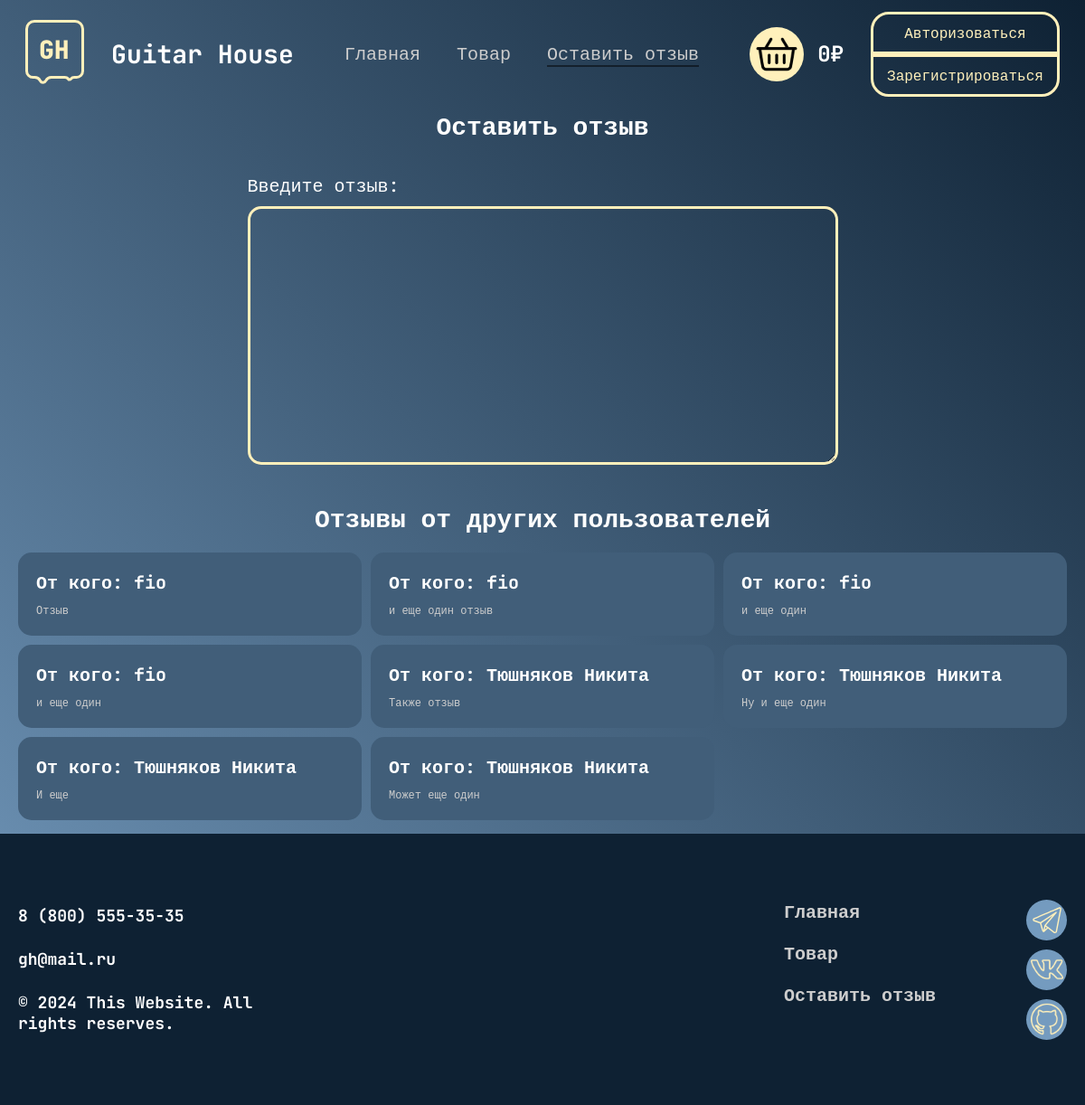
/contact, run on an earlier commit of the app's database.
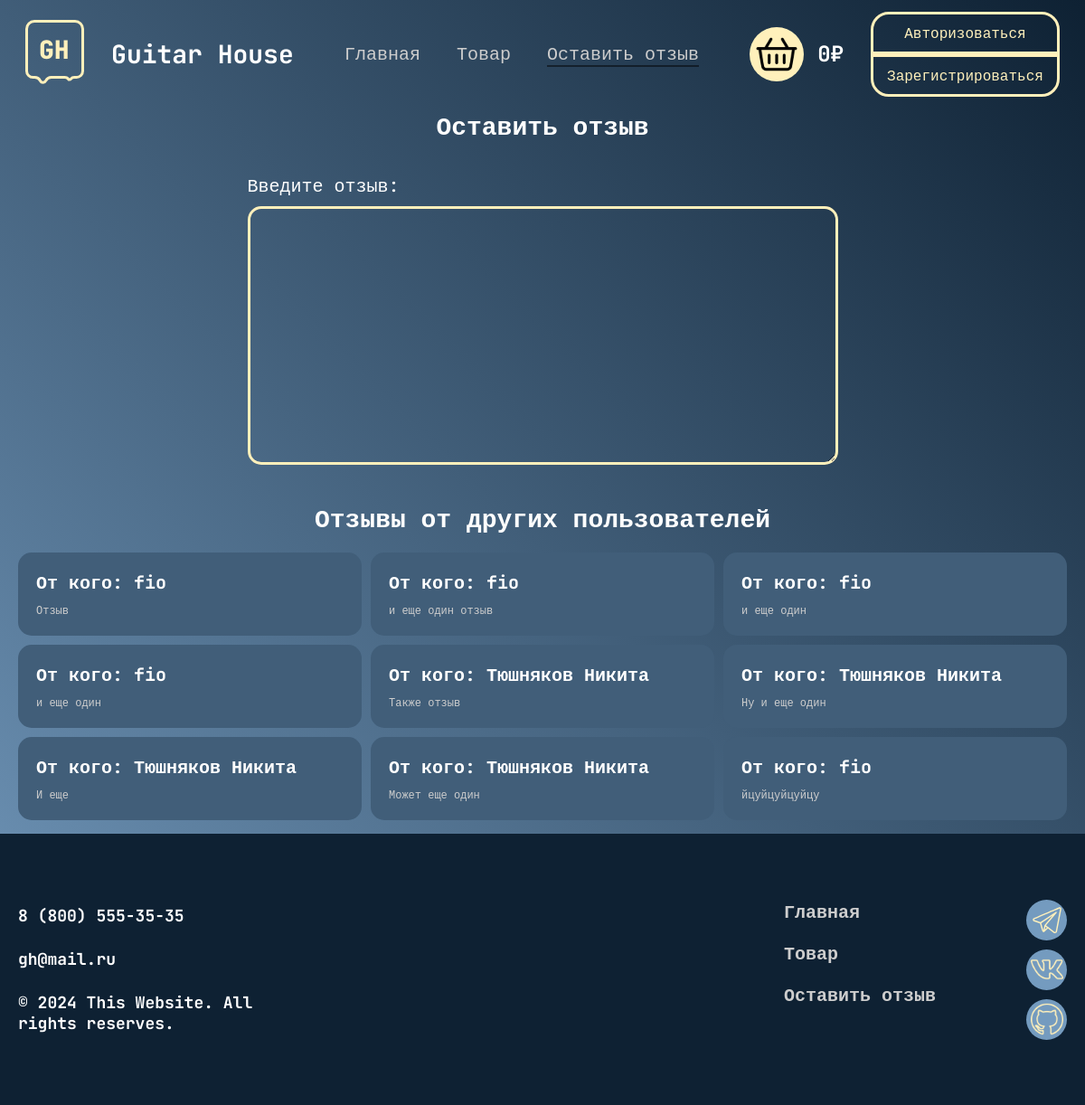
And on a later commit of the database.
### data/feedbacks.py (models this page shows)
class Feedback(SqlAlchemyBase, UserMixin, SerializerMixin):
    __tablename__ = 'feedbacks'
    id = sqlalchemy.Column(sqlalchemy.Integer,
                           primary_key=True, autoincrement=True)
    text = sqlalchemy.Column(sqlalchemy.String,
                                    default="NULL")
    date = sqlalchemy.Column(sqlalchemy.DateTime,
                             default=datetime.datetime.now)
    user_id = sqlalchemy.Column(sqlalchemy.Integer,
                                sqlalchemy.ForeignKey("users.id"))
    user = orm.relationship('User')

### data/users.py (models this page shows, shortened)
class User(SqlAlchemyBase, UserMixin, SerializerMixin):
    __tablename__ = 'users'
    id = sqlalchemy.Column(
        sqlalchemy.Integer,
        primary_key=True,
        autoincrement=True
    )
    email = sqlalchemy.Column(
        sqlalchemy.String,
        index=True,
        unique=True,
    )
    full_name = sqlalchemy.Column(sqlalchemy.String)
    age = sqlalchemy.Column(sqlalchemy.Integer)
    birthday = sqlalchemy.Column(
        sqlalchemy.DateTime,
        default=datetime.datetime.now
    )
    hashed_password = sqlalchemy.Column(sqlalchemy.String)
    product = orm.relationship("Product", back_populates='user')
    feedback = orm.relationship("Feedback", back_populates='user')
    cart = orm.relationship("Cart", back_populates='user')

### main.py (the view, shortened to what this page needs)
@app.route('/contact', methods=['GET', 'POST'])
def contact():
    form = FeedbackForm()
    db_sess = db_session.create_session()
    s = 0
    try:
        sum_price = db_sess.query(Cart.price).filter(Cart.user_id == current_user.id)
        for i in sum_price:
            s += i[0]
    except AttributeError:
        s = 0
    feedback = db_sess.query(Feedback).all()
    return render_template(
        'contact.html',
        title='Guitar House / Контакты',
        css=url_for('static', filename='css/contact.css'),
        js=url_for('static', filename='js/main.js'),
        form=form,
        feedback=feedback,
        sum_price=s
    )

### forms/feedback.py
class FeedbackForm(FlaskForm):
    text = TextAreaField("Введите отзыв: ", validators=[DataRequired()])
    submit = SubmitField('Оставить отзыв')

### data/db_session.py (called while the page is built)
def create_session() -> Session:
    global __factory
    return __factory()

### templates/contact.html (shortened to what this page needs)
{% extends "base.html" %}
{% block content %}
<main>
  <section class="leave-feedback">
    <article>
      <h1>Оставить отзыв</h1>
    </article>
    <div class="container">
      <form action="/contact" method="post">
        <div>
          {{ form.text.label }}
          {{ form.text(cols="50", rows="10") }}
        </div>
      </form>
    </div>
  </section>
  <section class="feedbacks">
    <div class="container">
      <div class="feedbacks__wraper">
        <article>
          <h1>Отзывы от других пользователей</h1>
        </article>
        <div class="feedbacks__items">
          {% for item in feedback %}
            <div class="item{{item.id}} item">
              <h3>От кого: {{ item.user.full_name }} </h3>
              <p>
                {{ item.text }}
              </p>
            </div>
          {% else %}
            <h1 class="no-feedback">Отзывов пока что нет</h1>
          {% endfor %}
        </div>
      </div>
    </div>
  </section>
</main>
{% endblock %}

### templates/base.html (shortened to what this page needs)
<!DOCTYPE html>
<html lang="en">
  <head>
    <link rel="stylesheet" href="{{ css }}">
  </head>
  <body>
    <div class="wraper">
      <header>
        <a class="header__logo" href="/">
          <img src="{{ url_for('static', filename='img/logo.svg') }}" alt="logo">
          <h2>Guitar House</h2>
        </a>
        <nav class="header__navigation">
          <ul>
            <li><a href="/"> Главная</a></li>
            <li><a href="/shop"> Товар</a></li>
            <li><a href="/contact"> Оставить отзыв</a></li>
          </ul>
        </nav>
        <section class="header__blocks">
          <a class="header__cart cart" href="/cart">
            <div class="cart__icon"> <img src="{{ url_for('static', filename='img/cart.svg') }}" alt="cart-icon"></div>
            <h3 class="cart__sum">{{ sum_price }}₽</h3></a>
          {% if current_user.is_authenticated %}
            <div class="header__btn-acc btn-acc">
              <form action="/account">
                <button class="btn btn_acc">
                  {{ current_user.full_name }}
                </button>
              </form>
            </div>
          {% else %}
            <div class="header__btn-auto-reg btn-auto-reg">
              <form action="/login">
                <button class="btn btn_auto">Авторизоваться</button>
              </form>
              <form action="/registr">
                <button class="btn btn_reg">Зарегистрироваться </button>
              </form>
            </div>
          {% endif %}
        </section>
      </header>
      {% block content %}{% endblock %}
      <footer>
        <div class="container">
          <div class="footer__wraper">
            <section class="footer__text">
              <h3 class="text__number">8 (800) 555-35-35</h3>
              <h3 class="text__email">gh@mail.ru</h3>
              <h3 class="text__right">&copy; 2024 This Website. All rights reserves.</h3>
            </section>
            <nav class="footer__navigation">
              <ul class="footer__sites">
                <li> <a href="/">Главная</a></li>
                <li> <a href="/shop">Товар</a></li>
                <li> <a href="/contact">Оставить отзыв</a></li>
              </ul>
              <div class="footer__tg">
                <a href="https://t.me/MamaKupiSnikers" target="_blank">
                  <img src="{{ url_for('static', filename='img/tg.svg') }}" alt="tg">
                </a>
                <a href="https://vk.com/mama_kupi_snikers" target="_blank">
                  <img src="{{ url_for('static', filename='img/vk.png') }}" alt="vk">
                </a>
                <a href="https://github.com/nais2008" target="_blank">
                  <img src="{{ url_for('static', filename='img/github.png') }}" alt="gh">
                </a>
              </div>
            </nav>
          </div>
        </div>
      </footer>
    </div>
  </body>
</html>

What changed in the data, as far as the page shows it:
added Feedback: user.full_name "fio", text "йцуйцуйцуйцу"
